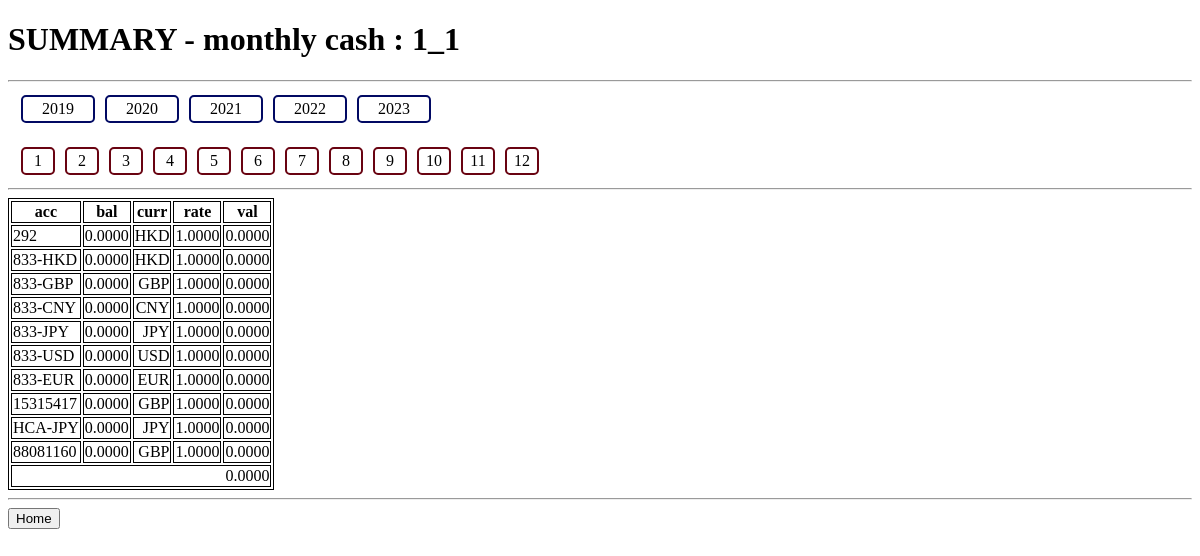
The app's page /dashboard/monthly_cash/1/1 with its own data.
### accounts/models.py (models this page shows, shortened)
class Account(models.Model):
  location  = models.CharField(max_length=255)
  name      = models.CharField(max_length=255)
  provider  = models.CharField(max_length=255)
  curr      = models.CharField(max_length=255, default="HKD")
  remark    = models.CharField(max_length=255, null=True, default=None, blank=True)

### dashboard/views.py (the view)
# urls.py: path('monthly_cash/', views.monthly_cash, name='monthly_cash'),
def monthly_cash(request, yr=date.today().year, mo=date.today().month):
  accounts = Account.objects.all().values()
  rec_cash = []
  rec_rate = []
  vals = []
  d = date_range(yr, mo)
  for ac in accounts:
      bal = CashRecord.objects.filter(account=ac['id']).filter(date__range=(d[0], d[1])).order_by('-date').values()
      if bal:
        bal = bal[0]['balance']
      else:
        bal = 0
      rate = CurrencyRecord.objects.filter(curr=ac['curr']).filter(date__range=(d[0], d[1])).order_by('-date').values()
      if rate:
        rate = rate[0]['rate']
      else:
        rate = 1
      rec_cash.append(bal)
      rec_rate.append(rate)
      vals.append(bal * rate)
  data = zip(accounts, rec_cash, rec_rate, vals)
  context = {
    'yr':yr,
    'mo':mo,
    'data': data,
    'sum':sum(vals)
  }
  return render(request, 'monthly_cash.html', context)

### dashboard/views.py (called while the page is built)
def date_range(yr, mo):
  last_d = calendar.monthrange(yr, mo)[1]
  return date(yr, mo, 1), date(yr, mo, last_d)

### dashboard/templates/monthly_cash.html (shortened to what this page needs)
{% extends "base.html" %}
{% block header %}
  SUMMARY - monthly cash : {{yr}}_{{mo}}
{% endblock %}
{% block content %}
  {% load humanize %}
  <div style="margin:10px">
    <div>
      {% for i in 'abcde'|make_list %}
      <span class="date_select yr unselectable" data="{{ forloop.counter|add:"2018" }}" id="yr_{{forloop.counter|add:"2018"}}">{{ forloop.counter|add:"2018"}}</span>
      {% endfor %}
    </div>
    <br>
    <div>
    {% for i in 'abcdefghijkl'|make_list %}
    <span class="date_select mo unselectable" data="{{ forloop.counter }}" id="mo_{{forloop.counter}}">{{ forloop.counter}}</span>
    {% endfor %}
    </div>
  </div>
  <hr>
  <table>
    <tr>
      <th>acc</th>
      <th>bal</th>
      <th>curr</th>
      <th>rate</th>
      <th>val</th>
    </tr>
  {% for acc,bal,rate,val in data %}
    <tr>
      <td><span style="">{{ acc.name }}</span></td>
      <td><span style="float:right">{{ bal|floatformat:4|intcomma }}</span></td>
      <td><span style="float:right">{{ acc.curr}}</span></td>
      <td><span style="float:right">{{ rate|floatformat:4 }}</span></td>
      <td><span style="float:right">{{ val|floatformat:4|intcomma  }}</span></td>
    </tr>
  {% empty %}
    <tr>
        <td colspan="5">No data is available.</td>
    </tr>
  {% endfor %}
  <tr>
    <td colspan="5"><span style="float:right">{{ sum|floatformat:4|intcomma }}</span></td>
  </tr>
  </table>
{% endblock %}
{% block actions %}
    <a href="{% url 'dashboard:home' %}"><button>Home</button></a>
{% endblock%}

### templates/base.html (style rules this page uses)
table, th, td { border: 1px solid black; }
a { text-decoration: none; color: blue; }
.unselectable { -webkit-touch-callout: none; -webkit-user-select: none; -khtml-user-select: none; -moz-user-select: none; -ms-user-select: none; user-select: none; }

### dashboard/templates/monthly_cash.html (style rules this page uses)
.date_select { border: 2px solid grey; border-radius: 5px; padding: 3px; margin: 3px; display: inline-block; text-align: center; }
.mo { width : 24px; border-color : #690311; }
.yr { width : 64px; border-color : #010963 }

### records on screen
Account: name "292", bal "0.0000", curr "HKD", rate "1.0000", val "0.0000"
Account: name "833-HKD", bal "0.0000", curr "HKD", rate "1.0000", val "0.0000"
Account: name "833-GBP", bal "0.0000", curr "GBP", rate "1.0000", val "0.0000"
Account: name "833-CNY", bal "0.0000", curr "CNY", rate "1.0000", val "0.0000"
Account: name "833-JPY", bal "0.0000", curr "JPY", rate "1.0000", val "0.0000"
Account: name "833-USD", bal "0.0000", curr "USD", rate "1.0000", val "0.0000"
Account: name "833-EUR", bal "0.0000", curr "EUR", rate "1.0000", val "0.0000"
Account: name "15315417", bal "0.0000", curr "GBP", rate "1.0000", val "0.0000"
Account: name "HCA-JPY", bal "0.0000", curr "JPY", rate "1.0000", val "0.0000"
Account: name "88081160", bal "0.0000", curr "GBP", rate "1.0000", val "0.0000"

### other values on screen
{{ yr }} "1"
{{ mo }} "1"
{{ sum|floatformat:4|intcomma }} "0.0000"
